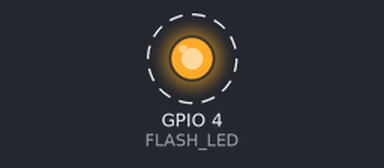
The sketch below on a simulated ESP32. Shown: output pins drawn as LEDs (lit = HIGH). Dashed ring = blinking.

Above: at 0.5 s.
Timing chart, 0 to 4.6 s (numbered marks = the images above):
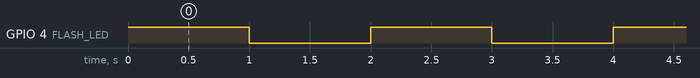

The sketch:

esp32cam_blink.ino
```cpp
#define FLASH_LED 4

void setup() {
  // put your setup code here, to run once:
   pinMode(FLASH_LED, OUTPUT);

}

void loop() {
  // put your main code here, to run repeatedly:
  digitalWrite(FLASH_LED, HIGH); // Turn the flash ON
  delay(1000);                   // Wait for 1 second
  digitalWrite(FLASH_LED, LOW);  // Turn the flash OFF
  delay(1000);                   // Wait for 1 second

}
```

Measured:
- by itself, GPIO 4 (FLASH_LED): alternates HIGH for 1.0 s and LOW for 1.0 s
